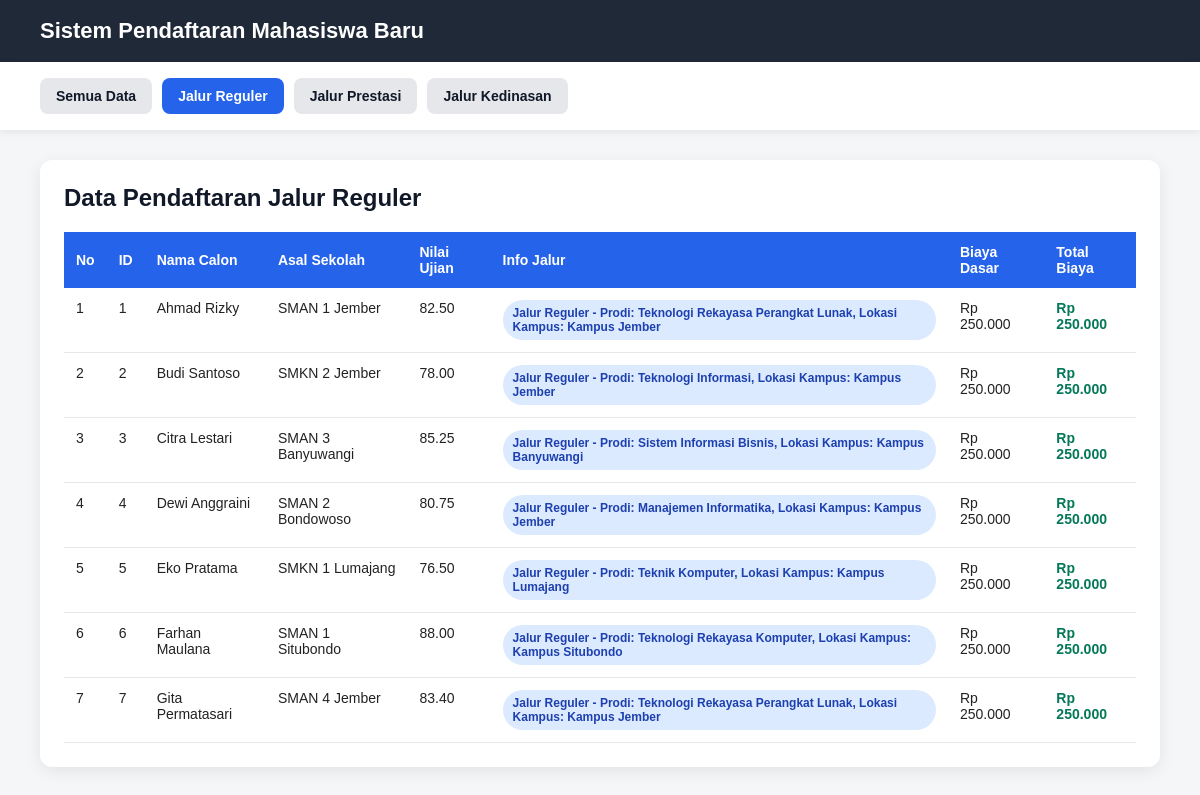
/index.php?jalur=reguler, run on the app's committed database.
### tables this page shows
CREATE TABLE `tabel_pendaftaran` (
  `id_pendaftaran` int NOT NULL,
  `nama_calon` varchar(100) NOT NULL,
  `asal_sekolah` varchar(100) NOT NULL,
  `nilai_ujian` decimal(5,2) NOT NULL,
  `biaya_pendaftaran_dasar` decimal(12,2) NOT NULL,
  `jalur_pendaftaran` enum('Reguler','Prestasi','Kedinasan') NOT NULL,
  `pilihan_prodi` varchar(100) DEFAULT NULL,
  `lokasi_kampus` varchar(100) DEFAULT NULL,
  `jenis_prestasi` varchar(100) DEFAULT NULL,
  `tingkat_prestasi` varchar(100) DEFAULT NULL,
  `sk_ikatan_dinas` varchar(100) DEFAULT NULL,
  `instansi_sponsor` varchar(100) DEFAULT NULL
);

### PendaftaranReguler.php (called while the page is built, shortened)
<?php
require_once "Pendaftaran.php";
class PendaftaranReguler extends Pendaftaran
{
    protected $pilihanProdi;
    protected $lokasiKampus;
    public function __construct(
        $id_pendaftaran = null,
        $nama_calon = null,
        $asal_sekolah = null,
        $nilai_ujian = null,
        $biaya_pendaftaran_dasar = null,
        $pilihan_prodi = null,
        $lokasi_kampus = null
    ) {
        $this->pilihanProdi = $pilihan_prodi;
        $this->lokasiKampus = $lokasi_kampus;
    }
    public function hitungTotalBiaya()
    {
        return $this->biayaPendaftaranDasar;
    }
    public function tampilkanInfoJalur()
    {
        return "Jalur Reguler - Prodi: " . $this->pilihanProdi . ", Lokasi Kampus: " . $this->lokasiKampus;
    }
    public function getDaftarReguler($db)
    {
        $query = "SELECT * FROM tabel_pendaftaran
WHERE jalur_pendaftaran = 'Reguler'";
        $stmt = $db->prepare($query);
        $stmt->execute();
        $dataReguler = [];
        while ($row = $stmt->fetch(PDO::FETCH_ASSOC)) {
            $dataReguler[] = new PendaftaranReguler(
                $row['id_pendaftaran'],
                $row['nama_calon'],
                $row['asal_sekolah'],
                $row['nilai_ujian'],
                $row['biaya_pendaftaran_dasar'],
                $row['pilihan_prodi'],
                $row['lokasi_kampus']
            );
        }
        return $dataReguler;
    }
}

### Pendaftaran.php (called while the page is built, shortened)
<?php
abstract class Pendaftaran
{
    protected $id_pendaftaran;
    protected $nama_calon;
    protected $asal_sekolah;
    protected $nilai_ujian;
    protected $biayaPendaftaranDasar;
    public function __construct($id_pendaftaran, $nama_calon, $asal_sekolah, $nilai_ujian, $biaya_pendaftaran_dasar)
    {
        $this->id_pendaftaran = $id_pendaftaran;
        $this->nama_calon = $nama_calon;
        $this->asal_sekolah = $asal_sekolah;
        $this->nilai_ujian = $nilai_ujian;
        $this->biayaPendaftaranDasar = $biaya_pendaftaran_dasar;
    }
    public function getIdPendaftaran()
    {
        return $this->id_pendaftaran;
    }
    public function getNamaCalon()
    {
        return $this->nama_calon;
    }
    public function getAsalSekolah()
    {
        return $this->asal_sekolah;
    }
    public function getNilaiUjian()
    {
        return $this->nilai_ujian;
    }
    public function getBiayaPendaftaranDasar()
    {
        return $this->biayaPendaftaranDasar;
    }
}

### index.php (the view, shortened to what this page needs)
<?php
require_once __DIR__ . "/PendaftaranReguler.php";
$database = new Database();
$db = $database->getConnection();
$jalur = isset($_GET['jalur']) ? $_GET['jalur'] : 'semua';
$pendaftaranReguler = new PendaftaranReguler();
$pendaftaranPrestasi = new PendaftaranPrestasi();
$pendaftaranKedinasan = new PendaftaranKedinasan();
$dataPendaftaran = [];
$judulHalaman = "Semua Data Pendaftaran";
if ($jalur == 'reguler') {
    $dataPendaftaran = $pendaftaranReguler->getDaftarReguler($db);
    $judulHalaman = "Data Pendaftaran Jalur Reguler";
} elseif ($jalur == 'prestasi') {
    $dataPendaftaran = $pendaftaranPrestasi->getDaftarPrestasi($db);
    $judulHalaman = "Data Pendaftaran Jalur Prestasi";
} elseif ($jalur == 'kedinasan') {
    $dataPendaftaran = $pendaftaranKedinasan->getDaftarKedinasan($db);
    $judulHalaman = "Data Pendaftaran Jalur Kedinasan";
} else {
    $dataPendaftaran = array_merge(
        $pendaftaranReguler->getDaftarReguler($db),
        $pendaftaranPrestasi->getDaftarPrestasi($db),
        $pendaftaranKedinasan->getDaftarKedinasan($db)
    );
}
function formatRupiah($angka)
{
    return "Rp " . number_format($angka, 0, ',', '.');
}
?>
<!DOCTYPE html>
<html lang="id">
<head>
</head>
<body>
    <div class="navbar">
        <h1>Sistem Pendaftaran Mahasiswa Baru</h1>
    </div>
    <div class="menu">
        <a href="index.php?jalur=semua" class="<?php echo $jalur == 'semua' ? 'active' : ''; ?>">Semua Data</a>
        <a href="index.php?jalur=reguler" class="<?php echo $jalur == 'reguler' ? 'active' : ''; ?>">Jalur Reguler</a>
        <a href="index.php?jalur=prestasi" class="<?php echo $jalur == 'prestasi' ? 'active' : ''; ?>">Jalur Prestasi</a>
        <a href="index.php?jalur=kedinasan" class="<?php echo $jalur == 'kedinasan' ? 'active' : ''; ?>">Jalur Kedinasan</a>
    </div>
    <div class="container">
        <div class="card">
            <h2><?php echo $judulHalaman; ?></h2>
            <table>
                <thead>
                    <tr>
                        <th>No</th>
                        <th>ID</th>
                        <th>Nama Calon</th>
                        <th>Asal Sekolah</th>
                        <th>Nilai Ujian</th>
                        <th>Info Jalur</th>
                        <th>Biaya Dasar</th>
                        <th>Total Biaya</th>
                    </tr>
                </thead>
                <tbody>
                    <?php if (count($dataPendaftaran) > 0) : ?>
                        <?php $no = 1; ?>
                        <?php foreach ($dataPendaftaran as $pendaftaran) : ?>
                            <tr>
                                <td><?php echo $no++; ?></td>
                                <td><?php echo $pendaftaran->getIdPendaftaran(); ?></td>
                                <td><?php echo $pendaftaran->getNamaCalon(); ?></td>
                                <td><?php echo $pendaftaran->getAsalSekolah(); ?></td>
                                <td><?php echo $pendaftaran->getNilaiUjian(); ?></td>
                                <td>
                                    <span class="badge">
                                        <?php echo $pendaftaran->tampilkanInfoJalur(); ?>
                                    </span>
                                </td>
                                <td><?php echo formatRupiah($pendaftaran->getBiayaPendaftaranDasar()); ?></td>
                                <td class="biaya"><?php echo formatRupiah($pendaftaran->hitungTotalBiaya()); ?></td>
                            </tr>
                        <?php endforeach; ?>
                    <?php else : ?>
                        <tr>
                            <td colspan="8" class="kosong">Data pendaftaran belum tersedia.</td>
                        </tr>
                    <?php endif; ?>
                </tbody>
            </table>
        </div>
    </div>
</body>
</html>

### index.php (style rules this page uses)
body { margin: 0; font-family: Arial, sans-serif; background-color: #f4f6f8; color: #222; }
.navbar { background-color: #1f2937; padding: 18px 40px; color: white; }
.navbar h1 { margin: 0; font-size: 22px; }
.menu { background-color: white; padding: 16px 40px; display: flex; gap: 10px; box-shadow: 0 2px 8px rgba(0,0,0,0.08); }
.menu a { text-decoration: none; padding: 10px 16px; border-radius: 8px; background-color: #e5e7eb; color: #111827; font-weight: bold; font-size: 14px; }
.menu a.active { background-color: #2563eb; color: white; }
.container { padding: 30px 40px; }
.card { background-color: white; border-radius: 12px; padding: 24px; box-shadow: 0 4px 16px rgba(0,0,0,0.08); }
h2 { margin-top: 0; margin-bottom: 20px; color: #111827; }
table { width: 100%; border-collapse: collapse; font-size: 14px; }
th { background-color: #2563eb; color: white; padding: 12px; text-align: left; }
td { padding: 12px; border-bottom: 1px solid #e5e7eb; vertical-align: top; }
.badge { display: inline-block; padding: 6px 10px; border-radius: 20px; background-color: #dbeafe; color: #1e40af; font-size: 12px; font-weight: bold; }
.biaya { font-weight: bold; color: #047857; }

### data on the page
tabel_pendaftaran: id_pendaftaran "1", nama_calon "Ahmad Rizky", asal_sekolah "SMAN 1 Jember", nilai_ujian "82.50", $pendaftaran->tampilkanInfoJalur() "Jalur Reguler - Prodi: Teknologi Rekayasa Perangkat Lunak, Lokasi Kampus: Kampus Jember", biaya_pendaftaran_dasar "Rp 250.000"
tabel_pendaftaran: id_pendaftaran "2", nama_calon "Budi Santoso", asal_sekolah "SMKN 2 Jember", nilai_ujian "78.00", $pendaftaran->tampilkanInfoJalur() "Jalur Reguler - Prodi: Teknologi Informasi, Lokasi Kampus: Kampus Jember", biaya_pendaftaran_dasar "Rp 250.000"
tabel_pendaftaran: id_pendaftaran "3", nama_calon "Citra Lestari", asal_sekolah "SMAN 3 Banyuwangi", nilai_ujian "85.25", $pendaftaran->tampilkanInfoJalur() "Jalur Reguler - Prodi: Sistem Informasi Bisnis, Lokasi Kampus: Kampus Banyuwangi", biaya_pendaftaran_dasar "Rp 250.000"
tabel_pendaftaran: id_pendaftaran "4", nama_calon "Dewi Anggraini", asal_sekolah "SMAN 2 Bondowoso", nilai_ujian "80.75", $pendaftaran->tampilkanInfoJalur() "Jalur Reguler - Prodi: Manajemen Informatika, Lokasi Kampus: Kampus Jember", biaya_pendaftaran_dasar "Rp 250.000"
tabel_pendaftaran: id_pendaftaran "5", nama_calon "Eko Pratama", asal_sekolah "SMKN 1 Lumajang", nilai_ujian "76.50", $pendaftaran->tampilkanInfoJalur() "Jalur Reguler - Prodi: Teknik Komputer, Lokasi Kampus: Kampus Lumajang", biaya_pendaftaran_dasar "Rp 250.000"
tabel_pendaftaran: id_pendaftaran "6", nama_calon "Farhan Maulana", asal_sekolah "SMAN 1 Situbondo", nilai_ujian "88.00", $pendaftaran->tampilkanInfoJalur() "Jalur Reguler - Prodi: Teknologi Rekayasa Komputer, Lokasi Kampus: Kampus Situbondo", biaya_pendaftaran_dasar "Rp 250.000"
tabel_pendaftaran: id_pendaftaran "7", nama_calon "Gita Permatasari", asal_sekolah "SMAN 4 Jember", nilai_ujian "83.40", $pendaftaran->tampilkanInfoJalur() "Jalur Reguler - Prodi: Teknologi Rekayasa Perangkat Lunak, Lokasi Kampus: Kampus Jember", biaya_pendaftaran_dasar "Rp 250.000"

### other printed values
$judulHalaman "Data Pendaftaran Jalur Reguler"
